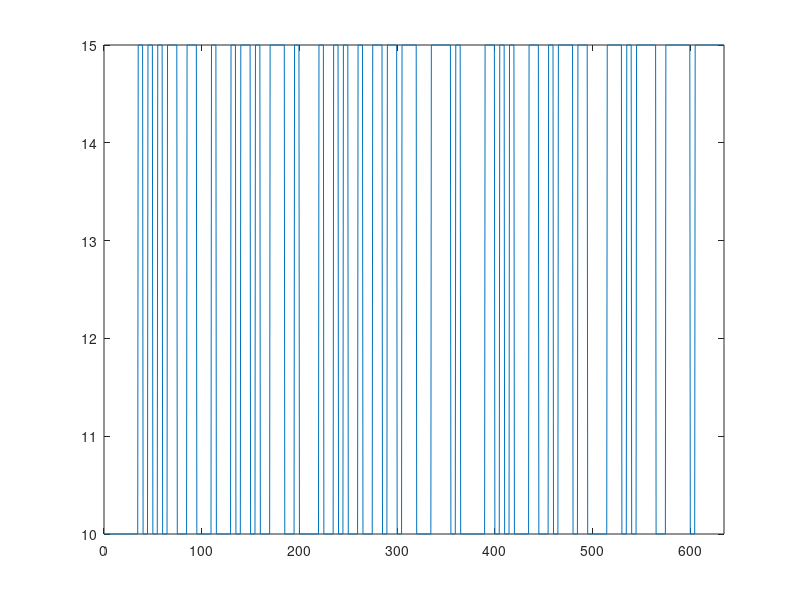

This figure's MATLAB source:
%% Limited band
clear n A up k P
close all
n = 7;
P = 10;
A = [1 0 0 0 0 0 1]; % a6 a5 ... a1
up(1:(n+1)*P,1) = [zeros(n*P,1); ones(P,1)];

for k=n+2:2^n-1
    up((k-1)*P+1:k*P,1) = rem(A(1)*up((k-1)*P,1)+A(2)*up((k-2)*P,1)+A(3)*up((k-3)*P,1)...
        +A(4)*up((k-4)*P,1)+A(5)*up((k-5)*P,1)+A(6)*up((k-6)*P,1)+A(7)*up((k-7)*P,1)+1,2);
end
up = 5*up + 10;
figure(5)

t = (0:0.5:0.5*(length(up)-1))';
plot(t,up)
uprbs = [t up];
axis tight
% uk2 = idinput(12700,'prbs',[0 0.01],[65 85]);
